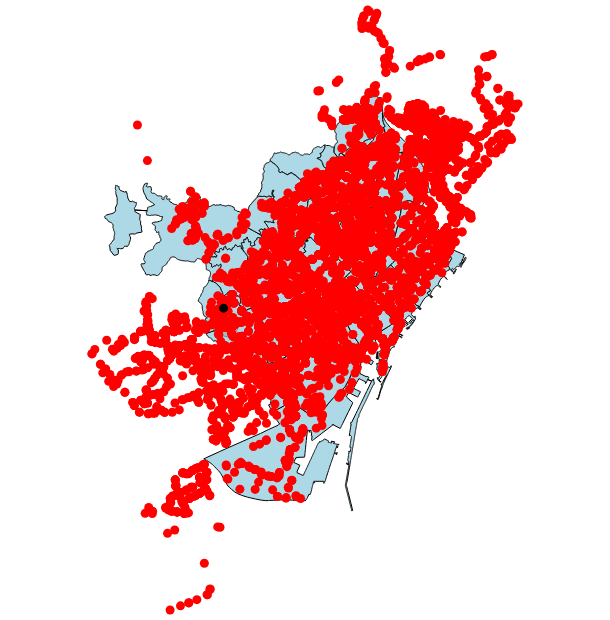

The cell this chart's notebook holds for it:
### Code cell
zona_u_metro_iso = isocores_df_all[isocores_df_all['id'] == 'M-L3-314']
isos = alt.Chart(zona_u_metro_iso).mark_geoshape(
    stroke="black",
    fill="gray",
    opacity = 0.3
).properties(
    width=600,
    height=600
    
).encode(tooltip=['name'])
point_og = alt.Chart(all_stops).mark_geoshape(size = 0,color = 'red')


point = alt.Chart(destinations[destinations['poi_name'] == 'Pedralbes']).mark_geoshape(size = 0,color = 'black')
neigh_layer + isos  + point_og + point

### Figure 1 — Vega-Lite specification as saved in the notebook (floating-point values rounded to 4 significant figures; data arrays with more than 128 entries replaced by an {"elided": "..."} marker saying what was removed)
{"config": {"view": {"continuousWidth": 300, "continuousHeight": 300}}, "layer": [{"data": {"name": "data-ff3992ad043cdfa6038f5a9446ee4523"}, "mark": {"type": "geoshape", "fill": "lightblue", "stroke": "black"}, "encoding": {"tooltip": [{"field": "name", "type": "nominal"}]}}, {"data": {"name": "data-2ec7cf688ca89d5e8f910d25aa163334"}, "mark": {"type": "geoshape", "fill": "gray", "opacity": 0.3, "stroke": "black"}, "encoding": {"tooltip": [{"field": "name", "type": "nominal"}]}}, {"data": {"name": "data-1111f695a07a7b7eab84155efa80fbdf"}, "mark": {"type": "geoshape", "color": "red", "size": 0}}, {"data": {"name": "data-11c33856a078706a37822766d31e3608"}, "mark": {"type": "geoshape", "color": "black", "size": 0}}], "height": 600, "width": 600, "$schema": "https://vega.github.io/schema/vega-lite/v6.1.0.json", "datasets": {"data-ff3992ad043cdfa6038f5a9446ee4523": [{"name": "la Barceloneta", "type": "Feature", "geometry": {"type": "Polygon", "coordinates": {"elided": "1x539x2 float values"}}}, {"name": "la Marina del Prat Vermell", "type": "Feature", "geometry": {"type": "Polygon", "coordinates": {"elided": "1x2940x2 float values"}}}, {"name": "Sant Antoni", "type": "Feature", "geometry": {"type": "Polygon", "coordinates": [[[2.168, 41.38], [2.168, 41.38], [2.158, 41.38], [2.156, 41.38], [2.154, 41.38], [2.151, 41.38], [2.15, 41.38], [2.15, 41.38], [2.152, 41.38], [2.153, 41.38], [2.156, 41.38], [2.159, 41.38], [2.161, 41.38], [2.162, 41.38], [2.163, 41.39], [2.164, 41.39], [2.165, 41.39], [2.164, 41.39], [2.163, 41.38], [2.167, 41.38], [2.168, 41.38]]]}}, {"name": "Vallvidrera, el Tibidabo i les Planes", "type": "Feature", "geometry": {"type": "Polygon", "coordinates": {"elided": "1x1725x2 float values"}}}, {"name": "Sarrià", "type": "Feature", "geometry": {"type": "Polygon", "coordinates": {"elided": "1x656x2 float values"}}}, {"name": "Vallcarca i els Penitents", "type": "Feature", "geometry": {"type": "Polygon", "coordinates": {"elided": "1x521x2 float values"}}}, {"name": "Baró de Viver", "type": "Feature", "geometry": {"type": "Polygon", "coordinates": [[[2.197, 41.44], [2.196, 41.44], [2.196, 41.44], [2.196, 41.44], [2.196, 41.44], [2.197, 41.45], [2.197, 41.45], [2.198, 41.45], [2.198, 41.45], [2.2, 41.45], [2.201, 41.45], [2.202, 41.45], [2.203, 41.45], [2.203, 41.45], [2.202, 41.45], [2.202, 41.45], [2.199, 41.45], [2.199, 41.45], [2.199, 41.44], [2.2, 41.44], [2.197, 41.44]]]}}, {"name": "Sant Genís dels Agudells", "type": "Feature", "geometry": {"type": "Polygon", "coordinates": {"elided": "1x580x2 float values"}}}, {"name": "Horta", "type": "Feature", "geometry": {"type": "Polygon", "coordinates": {"elided": "1x671x2 float values"}}}, {"name": "l'Antiga Esquerra de l'Eixample", "type": "Feature", "geometry": {"type": "Polygon", "coordinates": [[[2.157, 41.39], [2.158, 41.39], [2.16, 41.39], [2.161, 41.39], [2.162, 41.39], [2.164, 41.39], [2.165, 41.39], [2.165, 41.39], [2.164, 41.39], [2.163, 41.39], [2.162, 41.38], [2.161, 41.38], [2.159, 41.38], [2.157, 41.38], [2.156, 41.38], [2.154, 41.39], [2.153, 41.39], [2.152, 41.39], [2.151, 41.39], [2.148, 41.39], [2.148, 41.39], [2.144, 41.39], [2.144, 41.39], [2.144, 41.39], [2.144, 41.39], [2.144, 41.39], [2.144, 41.39], [2.145, 41.39], [2.145, 41.39], [2.145, 41.39], [2.145, 41.39], [2.145, 41.39], [2.145, 41.39], [2.145, 41.39], [2.145, 41.39], [2.145, 41.39], [2.145, 41.39], [2.145, 41.39], [2.145, 41.39], [2.145, 41.39], [2.145, 41.39], [2.155, 41.4], [2.155, 41.4], [2.156, 41.39], [2.157, 41.39]]]}}, {"name": "el Raval", "type": "Feature", "geometry": {"type": "Polygon", "coordinates": {"elided": "1x95x2 float values"}}}, {"name": "el Barri Gòtic", "type": "Feature", "geometry": {"type": "Polygon", "coordinates": {"elided": "1x119x2 float values"}}}, {"name": "Sant Pere, Santa Caterina i la Ribera", "type": "Feature", "geometry": {"type": "Polygon", "coordinates": {"elided": "1x65x2 float values"}}}, {"name": "el Fort Pienc", "type": "Feature", "geometry": {"type": "Polygon", "coordinates": [[[2.184, 41.39], [2.182, 41.39], [2.181, 41.39], [2.18, 41.39], [2.176, 41.39], [2.176, 41.39], [2.176, 41.39], [2.176, 41.39], [2.176, 41.39], [2.176, 41.39], [2.176, 41.39], [2.176, 41.39], [2.176, 41.39], [2.176, 41.39], [2.176, 41.39], [2.176, 41.4], [2.176, 41.4], [2.176, 41.4], [2.176, 41.4], [2.176, 41.4], [2.176, 41.4], [2.176, 41.4], [2.177, 41.4], [2.177, 41.4], [2.177, 41.4], [2.178, 41.4], [2.178, 41.4], [2.177, 41.4], [2.177, 41.4], [2.177, 41.4], [2.176, 41.4], [2.176, 41.4], [2.175, 41.4], [2.174, 41.4], [2.173, 41.4], [2.175, 41.4], [2.185, 41.4], [2.187, 41.4], [2.187, 41.39], [2.187, 41.39], [2.187, 41.39], [2.187, 41.39], [2.187, 41.39], [2.187, 41.39], [2.187, 41.39], [2.187, 41.39], [2.187, 41.39], [2.187, 41.39], [2.187, 41.39], [2.187, 41.39], [2.187, 41.39], [2.184, 41.39]]]}}, {"name": "la Sagrada Família", "type": "Feature", "geometry": {"type": "Polygon", "coordinates": [[[2.173, 41.4], [2.173, 41.4], [2.173, 41.4], [2.171, 41.4], [2.17, 41.4], [2.17, 41.4], [2.17, 41.4], [2.172, 41.4], [2.169, 41.41], [2.175, 41.41], [2.179, 41.41], [2.181, 41.41], [2.182, 41.41], [2.183, 41.41], [2.186, 41.4], [2.185, 41.4], [2.185, 41.4], [2.175, 41.4], [2.173, 41.4]]]}}, {"name": "la Dreta de l'Eixample", "type": "Feature", "geometry": {"type": "Polygon", "coordinates": {"elided": "1x65x2 float values"}}}, {"name": "la Nova Esquerra de l'Eixample", "type": "Feature", "geometry": {"type": "Polygon", "coordinates": [[[2.152, 41.38], [2.15, 41.38], [2.149, 41.38], [2.149, 41.38], [2.148, 41.38], [2.142, 41.38], [2.143, 41.39], [2.143, 41.39], [2.143, 41.39], [2.143, 41.39], [2.144, 41.39], [2.144, 41.39], [2.148, 41.39], [2.148, 41.39], [2.151, 41.39], [2.152, 41.39], [2.153, 41.39], [2.154, 41.39], [2.156, 41.38], [2.157, 41.38], [2.159, 41.38], [2.156, 41.38], [2.153, 41.38], [2.152, 41.38]]]}}, {"name": "el Poble-sec", "type": "Feature", "geometry": {"type": "Polygon", "coordinates": {"elided": "1x312x2 float values"}}}, {"name": "la Marina de Port", "type": "Feature", "geometry": {"type": "Polygon", "coordinates": {"elided": "1x182x2 float values"}}}, {"name": "la Font de la Guatlla", "type": "Feature", "geometry": {"type": "Polygon", "coordinates": {"elided": "1x91x2 float values"}}}, {"name": "Hostafrancs", "type": "Feature", "geometry": {"type": "Polygon", "coordinates": {"elided": "1x91x2 float values"}}}, {"name": "la Bordeta", "type": "Feature", "geometry": {"type": "Polygon", "coordinates": {"elided": "1x92x2 float values"}}}, {"name": "Sants - Badal", "type": "Feature", "geometry": {"type": "Polygon", "coordinates": [[[2.13, 41.38], [2.13, 41.38], [2.131, 41.37], [2.131, 41.37], [2.132, 41.37], [2.132, 41.37], [2.132, 41.37], [2.131, 41.37], [2.131, 41.37], [2.131, 41.37], [2.131, 41.37], [2.131, 41.37], [2.13, 41.37], [2.13, 41.37], [2.13, 41.37], [2.129, 41.37], [2.129, 41.37], [2.129, 41.37], [2.129, 41.37], [2.128, 41.37], [2.128, 41.37], [2.127, 41.37], [2.127, 41.37], [2.126, 41.37], [2.126, 41.37], [2.126, 41.37], [2.125, 41.37], [2.125, 41.37], [2.124, 41.37], [2.124, 41.37], [2.124, 41.37], [2.124, 41.37], [2.124, 41.37], [2.124, 41.37], [2.124, 41.37], [2.124, 41.37], [2.124, 41.37], [2.124, 41.37], [2.123, 41.37], [2.122, 41.38], [2.122, 41.38], [2.122, 41.38], [2.122, 41.38], [2.123, 41.38], [2.125, 41.38], [2.128, 41.38], [2.129, 41.38], [2.129, 41.38], [2.13, 41.38], [2.13, 41.38], [2.13, 41.38]]]}}, {"name": "Sants", "type": "Feature", "geometry": {"type": "Polygon", "coordinates": {"elided": "1x106x2 float values"}}}, {"name": "les Corts", "type": "Feature", "geometry": {"type": "Polygon", "coordinates": {"elided": "1x82x2 float values"}}}, {"name": "la Maternitat i Sant Ramon", "type": "Feature", "geometry": {"type": "Polygon", "coordinates": {"elided": "1x86x2 float values"}}}, {"name": "Pedralbes", "type": "Feature", "geometry": {"type": "Polygon", "coordinates": {"elided": "1x313x2 float values"}}}, {"name": "les Tres Torres", "type": "Feature", "geometry": {"type": "Polygon", "coordinates": {"elided": "1x116x2 float values"}}}, {"name": "Sant Gervasi - la Bonanova", "type": "Feature", "geometry": {"type": "Polygon", "coordinates": {"elided": "1x514x2 float values"}}}, {"name": "Sant Gervasi - Galvany", "type": "Feature", "geometry": {"type": "Polygon", "coordinates": {"elided": "1x134x2 float values"}}}, {"name": "el Putxet i el Farró", "type": "Feature", "geometry": {"type": "Polygon", "coordinates": {"elided": "1x185x2 float values"}}}, {"name": "el Coll", "type": "Feature", "geometry": {"type": "Polygon", "coordinates": {"elided": "1x179x2 float values"}}}, {"name": "la Salut", "type": "Feature", "geometry": {"type": "Polygon", "coordinates": {"elided": "1x169x2 float values"}}}, {"name": "la Vila de Gràcia", "type": "Feature", "geometry": {"type": "Polygon", "coordinates": {"elided": "1x84x2 float values"}}}, {"name": "el Camp d'en Grassot i Gràcia Nova", "type": "Feature", "geometry": {"type": "Polygon", "coordinates": [[[2.169, 41.4], [2.167, 41.4], [2.166, 41.4], [2.165, 41.4], [2.165, 41.4], [2.164, 41.4], [2.164, 41.4], [2.163, 41.4], [2.162, 41.4], [2.162, 41.4], [2.162, 41.4], [2.164, 41.4], [2.163, 41.41], [2.163, 41.41], [2.163, 41.41], [2.163, 41.41], [2.162, 41.41], [2.162, 41.41], [2.161, 41.41], [2.161, 41.41], [2.161, 41.41], [2.161, 41.41], [2.16, 41.41], [2.16, 41.41], [2.16, 41.41], [2.159, 41.41], [2.158, 41.41], [2.158, 41.41], [2.16, 41.41], [2.161, 41.41], [2.162, 41.41], [2.162, 41.41], [2.163, 41.41], [2.164, 41.41], [2.164, 41.41], [2.164, 41.41], [2.165, 41.41], [2.169, 41.41], [2.172, 41.4], [2.169, 41.4]]]}}, {"name": "el Baix Guinardó", "type": "Feature", "geometry": {"type": "Polygon", "coordinates": [[[2.17, 41.41], [2.169, 41.41], [2.165, 41.41], [2.164, 41.41], [2.164, 41.41], [2.164, 41.41], [2.163, 41.41], [2.162, 41.41], [2.161, 41.41], [2.161, 41.41], [2.161, 41.41], [2.161, 41.41], [2.162, 41.41], [2.162, 41.41], [2.162, 41.41], [2.162, 41.41], [2.163, 41.41], [2.163, 41.41], [2.163, 41.41], [2.163, 41.41], [2.164, 41.41], [2.164, 41.41], [2.164, 41.41], [2.164, 41.41], [2.166, 41.41], [2.166, 41.41], [2.167, 41.42], [2.167, 41.42], [2.168, 41.42], [2.168, 41.42], [2.168, 41.42], [2.168, 41.42], [2.168, 41.42], [2.168, 41.42], [2.168, 41.42], [2.168, 41.42], [2.169, 41.42], [2.169, 41.42], [2.169, 41.42], [2.169, 41.42], [2.169, 41.42], [2.169, 41.42], [2.169, 41.42], [2.169, 41.42], [2.169, 41.42], [2.169, 41.42], [2.169, 41.42], [2.169, 41.42], [2.169, 41.41], [2.17, 41.41], [2.17, 41.41], [2.17, 41.41], [2.17, 41.41], [2.17, 41.41], [2.171, 41.41], [2.171, 41.41], [2.171, 41.41], [2.171, 41.41], [2.172, 41.41], [2.173, 41.41], [2.174, 41.41], [2.174, 41.41], [2.17, 41.41]]]}}, {"name": "Can Baró", "type": "Feature", "geometry": {"type": "Polygon", "coordinates": {"elided": "1x329x2 float values"}}}, {"name": "el Clot", "type": "Feature", "geometry": {"type": "Polygon", "coordinates": [[[2.192, 41.41], [2.194, 41.41], [2.194, 41.41], [2.194, 41.41], [2.194, 41.41], [2.195, 41.41], [2.195, 41.41], [2.195, 41.41], [2.195, 41.41], [2.196, 41.41], [2.197, 41.41], [2.197, 41.41], [2.197, 41.41], [2.195, 41.41], [2.193, 41.41], [2.191, 41.41], [2.19, 41.41], [2.188, 41.4], [2.188, 41.4], [2.188, 41.4], [2.188, 41.4], [2.188, 41.4], [2.187, 41.4], [2.187, 41.4], [2.187, 41.4], [2.187, 41.4], [2.187, 41.4], [2.186, 41.4], [2.186, 41.4], [2.186, 41.4], [2.186, 41.4], [2.183, 41.41], [2.185, 41.41], [2.186, 41.41], [2.187, 41.41], [2.187, 41.41], [2.187, 41.41], [2.187, 41.42], [2.187, 41.42], [2.188, 41.41], [2.189, 41.41], [2.19, 41.41], [2.191, 41.42], [2.191, 41.42], [2.192, 41.41]]]}}, {"name": "el Guinardó", "type": "Feature", "geometry": {"type": "Polygon", "coordinates": {"elided": "1x327x2 float values"}}}, {"name": "la Teixonera", "type": "Feature", "geometry": {"type": "Polygon", "coordinates": {"elided": "1x127x2 float values"}}}, {"name": "la Font d'en Fargues", "type": "Feature", "geometry": {"type": "Polygon", "coordinates": {"elided": "1x211x2 float values"}}}, {"name": "la Vall d'Hebron", "type": "Feature", "geometry": {"type": "Polygon", "coordinates": {"elided": "1x235x2 float values"}}}, {"name": "el Carmel", "type": "Feature", "geometry": {"type": "Polygon", "coordinates": {"elided": "1x373x2 float values"}}}, {"name": "el Parc i la Llacuna del Poblenou", "type": "Feature", "geometry": {"type": "Polygon", "coordinates": [[[2.194, 41.41], [2.195, 41.4], [2.195, 41.4], [2.196, 41.4], [2.197, 41.4], [2.197, 41.4], [2.197, 41.4], [2.197, 41.4], [2.195, 41.4], [2.194, 41.4], [2.194, 41.4], [2.195, 41.4], [2.196, 41.4], [2.195, 41.4], [2.191, 41.39], [2.19, 41.39], [2.189, 41.39], [2.188, 41.39], [2.187, 41.39], [2.185, 41.39], [2.182, 41.39], [2.187, 41.39], [2.187, 41.39], [2.187, 41.39], [2.187, 41.39], [2.187, 41.39], [2.187, 41.39], [2.187, 41.39], [2.187, 41.39], [2.187, 41.39], [2.187, 41.39], [2.187, 41.39], [2.187, 41.39], [2.187, 41.39], [2.187, 41.4], [2.185, 41.4], [2.186, 41.4], [2.186, 41.4], [2.186, 41.4], [2.186, 41.4], [2.187, 41.4], [2.187, 41.4], [2.187, 41.4], [2.187, 41.4], [2.187, 41.4], [2.188, 41.4], [2.188, 41.4], [2.188, 41.4], [2.188, 41.4], [2.188, 41.4], [2.19, 41.41], [2.191, 41.41], [2.193, 41.41], [2.194, 41.41], [2.194, 41.41]]]}}, {"name": "Montbau", "type": "Feature", "geometry": {"type": "Polygon", "coordinates": {"elided": "1x458x2 float values"}}}, {"name": "Provençals del Poblenou", "type": "Feature", "geometry": {"type": "Polygon", "coordinates": [[[2.196, 41.41], [2.194, 41.41], [2.193, 41.41], [2.191, 41.41], [2.193, 41.41], [2.195, 41.41], [2.197, 41.41], [2.198, 41.41], [2.202, 41.41], [2.203, 41.42], [2.205, 41.42], [2.208, 41.42], [2.21, 41.42], [2.21, 41.42], [2.21, 41.42], [2.209, 41.42], [2.209, 41.42], [2.208, 41.42], [2.208, 41.42], [2.208, 41.42], [2.207, 41.42], [2.209, 41.41], [2.21, 41.41], [2.211, 41.41], [2.212, 41.41], [2.211, 41.41], [2.21, 41.41], [2.209, 41.41], [2.208, 41.41], [2.206, 41.41], [2.204, 41.41], [2.202, 41.41], [2.199, 41.41], [2.196, 41.41]]]}}, {"name": "la Clota", "type": "Feature", "geometry": {"type": "Polygon", "coordinates": {"elided": "1x141x2 float values"}}}, {"name": "Vilapicina i la Torre Llobeta", "type": "Feature", "geometry": {"type": "Polygon", "coordinates": [[[2.166, 41.43], [2.166, 41.43], [2.166, 41.43], [2.166, 41.43], [2.167, 41.43], [2.167, 41.43], [2.169, 41.43], [2.169, 41.43], [2.17, 41.43], [2.172, 41.43], [2.173, 41.43], [2.174, 41.43], [2.175, 41.43], [2.176, 41.43], [2.177, 41.43], [2.178, 41.43], [2.183, 41.43], [2.184, 41.43], [2.184, 41.43], [2.184, 41.43], [2.179, 41.43], [2.177, 41.43], [2.177, 41.43], [2.177, 41.43], [2.176, 41.43], [2.176, 41.43], [2.176, 41.43], [2.17, 41.43], [2.17, 41.43], [2.167, 41.43], [2.165, 41.43], [2.164, 41.43], [2.164, 41.43], [2.164, 41.43], [2.164, 41.43], [2.164, 41.43], [2.164, 41.43], [2.164, 41.43], [2.164, 41.43], [2.165, 41.43], [2.165, 41.43], [2.166, 41.43], [2.165, 41.43], [2.164, 41.43], [2.164, 41.43], [2.164, 41.43], [2.165, 41.43], [2.165, 41.43], [2.166, 41.43]]]}}, {"name": "Porta", "type": "Feature", "geometry": {"type": "Polygon", "coordinates": [[[2.185, 41.44], [2.183, 41.43], [2.183, 41.43], [2.183, 41.43], [2.183, 41.43], [2.183, 41.43], [2.178, 41.43], [2.177, 41.43], [2.176, 41.43], [2.175, 41.43], [2.175, 41.43], [2.174, 41.43], [2.174, 41.43], [2.174, 41.43], [2.174, 41.43], [2.173, 41.43], [2.173, 41.43], [2.173, 41.43], [2.173, 41.43], [2.172, 41.43], [2.172, 41.43], [2.172, 41.44], [2.172, 41.44], [2.172, 41.44], [2.173, 41.44], [2.173, 41.44], [2.173, 41.44], [2.174, 41.44], [2.174, 41.44], [2.174, 41.44], [2.174, 41.44], [2.174, 41.44], [2.174, 41.44], [2.174, 41.44], [2.175, 41.44], [2.175, 41.44], [2.175, 41.44], [2.175, 41.44], [2.175, 41.44], [2.175, 41.44], [2.175, 41.44], [2.175, 41.44], [2.175, 41.44], [2.179, 41.44], [2.18, 41.44], [2.182, 41.44], [2.182, 41.44], [2.185, 41.44]]]}}, {"name": "el Turó de la Peira", "type": "Feature", "geometry": {"type": "Polygon", "coordinates": {"elided": "1x105x2 float values"}}}, {"name": "Can Peguera", "type": "Feature", "geometry": {"type": "Polygon", "coordinates": {"elided": "1x78x2 float values"}}}, {"name": "la Guineueta", "type": "Feature", "geometry": {"type": "Polygon", "coordinates": {"elided": "1x149x2 float values"}}}, {"name": "Canyelles", "type": "Feature", "geometry": {"type": "Polygon", "coordinates": {"elided": "1x237x2 float values"}}}, {"name": "Sant Martí de Provençals", "type": "Feature", "geometry": {"type": "Polygon", "coordinates": [[[2.197, 41.41], [2.197, 41.41], [2.197, 41.41], [2.197, 41.41], [2.196, 41.41], [2.195, 41.41], [2.195, 41.41], [2.195, 41.41], [2.195, 41.41], [2.194, 41.41], [2.194, 41.41], [2.194, 41.41], [2.194, 41.41], [2.192, 41.41], [2.193, 41.42], [2.194, 41.42], [2.193, 41.42], [2.193, 41.42], [2.193, 41.42], [2.193, 41.42], [2.193, 41.42], [2.193, 41.42], [2.194, 41.42], [2.194, 41.42], [2.195, 41.42], [2.196, 41.42], [2.198, 41.42], [2.199, 41.42], [2.199, 41.42], [2.199, 41.42], [2.199, 41.42], [2.2, 41.42], [2.202, 41.42], [2.203, 41.42], [2.204, 41.42], [2.204, 41.42], [2.205, 41.42], [2.205, 41.42], [2.203, 41.42], [2.202, 41.41], [2.198, 41.41], [2.197, 41.41]]]}}, {"name": "les Roquetes", "type": "Feature", "geometry": {"type": "Polygon", "coordinates": {"elided": "1x343x2 float values"}}}, {"name": "Verdun", "type": "Feature", "geometry": {"type": "Polygon", "coordinates": [[[2.175, 41.44], [2.175, 41.44], [2.175, 41.44], [2.175, 41.44], [2.174, 41.44], [2.174, 41.44], [2.174, 41.44], [2.174, 41.44], [2.174, 41.44], [2.174, 41.44], [2.174, 41.44], [2.174, 41.44], [2.173, 41.44], [2.173, 41.44], [2.173, 41.44], [2.173, 41.44], [2.173, 41.44], [2.173, 41.44], [2.173, 41.44], [2.173, 41.44], [2.173, 41.44], [2.173, 41.44], [2.173, 41.44], [2.173, 41.44], [2.172, 41.44], [2.172, 41.44], [2.172, 41.44], [2.172, 41.44], [2.172, 41.44], [2.172, 41.44], [2.173, 41.44], [2.174, 41.44], [2.174, 41.44], [2.174, 41.44], [2.175, 41.44], [2.175, 41.44], [2.175, 41.44], [2.176, 41.44], [2.176, 41.44], [2.176, 41.45], [2.177, 41.45], [2.177, 41.45], [2.178, 41.45], [2.178, 41.45], [2.179, 41.45], [2.179, 41.45], [2.179, 41.45], [2.179, 41.45], [2.179, 41.45], [2.18, 41.45], [2.179, 41.45], [2.179, 41.44], [2.178, 41.44], [2.178, 41.44], [2.178, 41.44], [2.178, 41.44], [2.177, 41.44], [2.177, 41.44], [2.176, 41.44], [2.175, 41.44]]]}}, {"name": "la Prosperitat", "type": "Feature", "geometry": {"type": "Polygon", "coordinates": [[[2.176, 41.44], [2.175, 41.44], [2.175, 41.44], [2.175, 41.44], [2.175, 41.44], [2.175, 41.44], [2.175, 41.44], [2.175, 41.44], [2.175, 41.44], [2.175, 41.44], [2.175, 41.44], [2.175, 41.44], [2.176, 41.44], [2.177, 41.44], [2.177, 41.44], [2.178, 41.44], [2.178, 41.44], [2.178, 41.44], [2.178, 41.44], [2.179, 41.44], [2.179, 41.45], [2.18, 41.45], [2.18, 41.45], [2.18, 41.45], [2.18, 41.45], [2.18, 41.45], [2.181, 41.45], [2.182, 41.45], [2.183, 41.45], [2.185, 41.45], [2.186, 41.45], [2.187, 41.45], [2.187, 41.45], [2.187, 41.45], [2.187, 41.45], [2.188, 41.45], [2.186, 41.44], [2.186, 41.44], [2.185, 41.44], [2.182, 41.44], [2.182, 41.44], [2.18, 41.44], [2.179, 41.44], [2.176, 41.44]]]}}, {"name": "la Trinitat Nova", "type": "Feature", "geometry": {"type": "Polygon", "coordinates": {"elided": "1x128x2 float values"}}}, {"name": "Ciutat Meridiana", "type": "Feature", "geometry": {"type": "Polygon", "coordinates": {"elided": "1x170x2 float values"}}}, {"name": "Vallbona", "type": "Feature", "geometry": {"type": "Polygon", "coordinates": {"elided": "1x80x2 float values"}}}, {"name": "la Trinitat Vella", "type": "Feature", "geometry": {"type": "Polygon", "coordinates": {"elided": "1x99x2 float values"}}}, {"name": "Torre Baró", "type": "Feature", "geometry": {"type": "Polygon", "coordinates": {"elided": "1x492x2 float values"}}}, {"name": "el Bon Pastor", "type": "Feature", "geometry": {"type": "Polygon", "coordinates": {"elided": "1x143x2 float values"}}}, {"name": "Sant Andreu", "type": "Feature", "geometry": {"type": "Polygon", "coordinates": {"elided": "1x122x2 float values"}}}, {"name": "la Sagrera", "type": "Feature", "geometry": {"type": "Polygon", "coordinates": {"elided": "1x77x2 float values"}}}, {"name": "el Congrés i els Indians", "type": "Feature", "geometry": {"type": "Polygon", "coordinates": [[[2.181, 41.42], [2.181, 41.42], [2.181, 41.42], [2.181, 41.42], [2.181, 41.42], [2.181, 41.42], [2.181, 41.42], [2.18, 41.42], [2.177, 41.43], [2.176, 41.43], [2.176, 41.43], [2.177, 41.43], [2.177, 41.43], [2.177, 41.43], [2.179, 41.43], [2.184, 41.43], [2.184, 41.43], [2.184, 41.43], [2.184, 41.42], [2.184, 41.42], [2.184, 41.42], [2.183, 41.42], [2.182, 41.42], [2.182, 41.42], [2.182, 41.42], [2.181, 41.42], [2.181, 41.42]]]}}, {"name": "Navas", "type": "Feature", "geometry": {"type": "Polygon", "coordinates": [[[2.189, 41.42], [2.19, 41.42], [2.191, 41.42], [2.191, 41.42], [2.191, 41.42], [2.191, 41.42], [2.191, 41.42], [2.191, 41.42], [2.191, 41.42], [2.19, 41.41], [2.189, 41.41], [2.188, 41.41], [2.183, 41.42], [2.181, 41.42], [2.18, 41.42], [2.18, 41.42], [2.181, 41.42], [2.181, 41.42], [2.181, 41.42], [2.182, 41.42], [2.182, 41.42], [2.182, 41.42], [2.183, 41.42], [2.184, 41.42], [2.184, 41.42], [2.186, 41.42], [2.187, 41.42], [2.187, 41.42], [2.189, 41.42]]]}}, {"name": "el Camp de l'Arpa del Clot", "type": "Feature", "geometry": {"type": "Polygon", "coordinates": [[[2.185, 41.41], [2.183, 41.41], [2.182, 41.41], [2.181, 41.41], [2.179, 41.41], [2.175, 41.41], [2.181, 41.42], [2.183, 41.42], [2.187, 41.42], [2.187, 41.42], [2.187, 41.41], [2.187, 41.41], [2.187, 41.41], [2.186, 41.41], [2.185, 41.41]]]}}, {"name": "la Vila Olímpica del Poblenou", "type": "Feature", "geometry": {"type": "Polygon", "coordinates": {"elided": "1x288x2 float values"}}}, {"name": "el Poblenou", "type": "Feature", "geometry": {"type": "Polygon", "coordinates": {"elided": "1x85x2 float values"}}}, {"name": "la Verneda i la Pau", "type": "Feature", "geometry": {"type": "Polygon", "coordinates": {"elided": "1x78x2 float values"}}}, {"name": "Diagonal Mar i el Front Marítim del Poblenou", "type": "Feature", "geometry": {"type": "Polygon", "coordinates": {"elided": "1x388x2 float values"}}}, {"name": "el Besòs i el Maresme", "type": "Feature", "geometry": {"type": "Polygon", "coordinates": {"elided": "1x492x2 float values"}}}], "data-2ec7cf688ca89d5e8f910d25aa163334": [{"id": "M-L3-314", "stop_id": "314", "name": "Zona Universitària", "linia": "L3", "stop_type": "Metro", "type": "Feature", "geometry": {"type": "Polygon", "coordinates": [[[2.115, 41.38], [2.108, 41.38], [2.108, 41.38], [2.105, 41.38], [2.105, 41.38], [2.105, 41.38], [2.106, 41.38], [2.107, 41.39], [2.107, 41.39], [2.109, 41.39], [2.109, 41.39], [2.11, 41.39], [2.112, 41.39], [2.113, 41.39], [2.114, 41.39], [2.118, 41.39], [2.118, 41.39], [2.118, 41.39], [2.118, 41.39], [2.117, 41.38], [2.115, 41.38]]]}}], "data-1111f695a07a7b7eab84155efa80fbdf": {"elided": "6843 records"}, "data-11c33856a078706a37822766d31e3608": [{"poi_name": "Pedralbes", "demand": 25, "type": "Feature", "geometry": {"type": "Point", "coordinates": [2.11, 41.39]}}]}}
